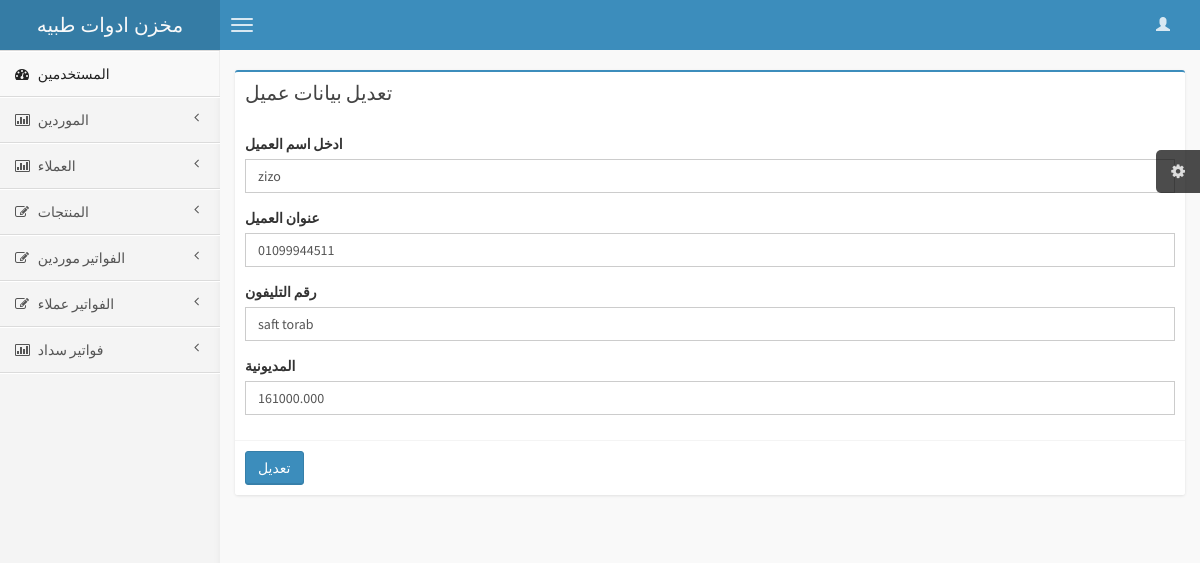
Screenshot of /editclient.php?id=1 (signed in) with the database file from the repository.
### tables this page shows
CREATE TABLE IF NOT EXISTS `clients` (
  `id` int(11) NOT NULL AUTO_INCREMENT,
  `client_name` text NOT NULL,
  `phone` varchar(100) NOT NULL,
  `address` text NOT NULL,
  `deserved` decimal(10,3) NOT NULL,
  PRIMARY KEY (`id`)
);

### editclient.php (the view, shortened to what this page needs)
<?php
 require 'sidebar.php'; ?>
<section class="content">
<div class="row">
<div class="col-md-12">
	<div class="box box-primary">
		<div class="box-header">
			<h3 class="box-title">تعديل بيانات عميل</h3>
		</div>
		<?php
		if (isset($_GET['id'])) {
		 $id=$_GET['id'];
		 }
		 require 'connection.php';
		 $sql="SELECT * FROM clients WHERE id=$id ";
		 $query=$conn->query($sql);
		 $result=$query->fetch(PDO::FETCH_ASSOC);
		 	 extract($result);
		 ?>
		<form role="form" action="updateclient.php<?php echo "?id=$id"; ?>" method="post" >
			<div class="box-body">
				<div class="form-group">
					<label for="exampleInputEmail1">ادخل اسم العميل</label>
					<input type="text" name="name" value="<?php echo "$client_name"; ?>" class="form-control" id="exampleInputEmail1" placeholder="اسم العميل">
				</div>
				<div class="form-group">
					<label for="exampleInputPassword1">عنوان العميل</label>
					<input type="text" name="address" value="<?php echo "$address"; ?>" class="form-control" id="exampleInputPassword1" placeholder="العنوان">
				</div>
				<div class="form-group">
					<label for="exampleInputPassword1">رقم التليفون</label>
					<input type="text" name="phone" value="<?php echo "$phone"; ?>" class="form-control" id="exampleInputPassword1" placeholder="التليفون">
				</div>
				<div class="form-group">
					<label for="exampleInputPassword1">المديونية</label>
					<input type="text" name="deserved" value="<?php echo "$deserved"; ?>" class="form-control" id="exampleInputPassword1" placeholder="ادخل مستحقات هذا العميل">
				</div>
			</div>
			<div class="box-footer">
				<button type="submit" name="submit" class="btn btn-primary">تعديل</button>
			</div>
		</form>
	</div>
</div>
</div>
</section>
<?php require 'footer.php'; ?>

### rows the page displays
clients: name "zizo", address "01099944511", phone "saft torab", deserved "161000.000"
